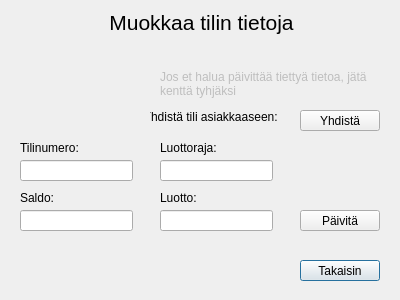
<?xml version="1.0" encoding="UTF-8"?>
<ui version="4.0">
 <class>Paivita_Tilin_Tietoja</class>
 <widget class="QDialog" name="Paivita_Tilin_Tietoja">
  <property name="geometry">
   <rect>
    <x>0</x>
    <y>0</y>
    <width>400</width>
    <height>300</height>
   </rect>
  </property>
  <property name="windowTitle">
   <string>Dialog</string>
  </property>
  <widget class="QPushButton" name="btnTakaisin">
   <property name="geometry">
    <rect>
     <x>300</x>
     <y>260</y>
     <width>80</width>
     <height>21</height>
    </rect>
   </property>
   <property name="text">
    <string>Takaisin</string>
   </property>
  </widget>
  <widget class="QLabel" name="label_4">
   <property name="geometry">
    <rect>
     <x>20</x>
     <y>140</y>
     <width>131</width>
     <height>16</height>
    </rect>
   </property>
   <property name="text">
    <string>Tilinumero:</string>
   </property>
  </widget>
  <widget class="QLabel" name="label_2">
   <property name="geometry">
    <rect>
     <x>160</x>
     <y>190</y>
     <width>131</width>
     <height>16</height>
    </rect>
   </property>
   <property name="text">
    <string>Luotto:</string>
   </property>
  </widget>
  <widget class="QLabel" name="labelInfo">
   <property name="geometry">
    <rect>
     <x>156</x>
     <y>149</y>
     <width>221</width>
     <height>41</height>
    </rect>
   </property>
   <property name="text">
    <string/>
   </property>
   <property name="alignment">
    <set>Qt::AlignRight|Qt::AlignTop|Qt::AlignTrailing</set>
   </property>
   <property name="wordWrap">
    <bool>true</bool>
   </property>
  </widget>
  <widget class="QLineEdit" name="leLuotto">
   <property name="geometry">
    <rect>
     <x>160</x>
     <y>210</y>
     <width>113</width>
     <height>21</height>
    </rect>
   </property>
  </widget>
  <widget class="QLineEdit" name="leSaldo">
   <property name="geometry">
    <rect>
     <x>20</x>
     <y>210</y>
     <width>113</width>
     <height>21</height>
    </rect>
   </property>
  </widget>
  <widget class="QLabel" name="label_3">
   <property name="geometry">
    <rect>
     <x>20</x>
     <y>190</y>
     <width>131</width>
     <height>16</height>
    </rect>
   </property>
   <property name="text">
    <string>Saldo:</string>
   </property>
  </widget>
  <widget class="QLabel" name="label_5">
   <property name="enabled">
    <bool>false</bool>
   </property>
   <property name="geometry">
    <rect>
     <x>160</x>
     <y>70</y>
     <width>221</width>
     <height>51</height>
    </rect>
   </property>
   <property name="text">
    <string>Jos et halua päivittää tiettyä tietoa, jätä kenttä tyhjäksi</string>
   </property>
   <property name="alignment">
    <set>Qt::AlignLeading|Qt::AlignLeft|Qt::AlignTop</set>
   </property>
   <property name="wordWrap">
    <bool>true</bool>
   </property>
  </widget>
  <widget class="QPushButton" name="btnPaivita">
   <property name="geometry">
    <rect>
     <x>300</x>
     <y>210</y>
     <width>80</width>
     <height>21</height>
    </rect>
   </property>
   <property name="text">
    <string>Päivitä</string>
   </property>
  </widget>
  <widget class="QLabel" name="label">
   <property name="geometry">
    <rect>
     <x>16</x>
     <y>10</y>
     <width>371</width>
     <height>41</height>
    </rect>
   </property>
   <property name="font">
    <font>
     <pointsize>16</pointsize>
    </font>
   </property>
   <property name="text">
    <string>Muokkaa tilin tietoja</string>
   </property>
   <property name="alignment">
    <set>Qt::AlignHCenter|Qt::AlignTop</set>
   </property>
   <property name="wordWrap">
    <bool>true</bool>
   </property>
   <property name="indent">
    <number>0</number>
   </property>
  </widget>
  <widget class="QLineEdit" name="leTilinumero">
   <property name="geometry">
    <rect>
     <x>20</x>
     <y>160</y>
     <width>113</width>
     <height>21</height>
    </rect>
   </property>
  </widget>
  <widget class="QPushButton" name="btnYhdista">
   <property name="geometry">
    <rect>
     <x>300</x>
     <y>110</y>
     <width>80</width>
     <height>21</height>
    </rect>
   </property>
   <property name="text">
    <string>Yhdistä</string>
   </property>
  </widget>
  <widget class="QLabel" name="label_6">
   <property name="geometry">
    <rect>
     <x>150</x>
     <y>110</y>
     <width>131</width>
     <height>20</height>
    </rect>
   </property>
   <property name="cursor">
    <cursorShape>SizeFDiagCursor</cursorShape>
   </property>
   <property name="text">
    <string>Yhdistä tili asiakkaaseen: </string>
   </property>
   <property name="alignment">
    <set>Qt::AlignRight|Qt::AlignTop|Qt::AlignTrailing</set>
   </property>
  </widget>
  <widget class="QLineEdit" name="leLuottoRaja">
   <property name="geometry">
    <rect>
     <x>160</x>
     <y>160</y>
     <width>113</width>
     <height>21</height>
    </rect>
   </property>
  </widget>
  <widget class="QLabel" name="label_7">
   <property name="geometry">
    <rect>
     <x>160</x>
     <y>140</y>
     <width>101</width>
     <height>16</height>
    </rect>
   </property>
   <property name="text">
    <string>Luottoraja: </string>
   </property>
  </widget>
 </widget>
 <resources/>
 <connections/>
</ui>
